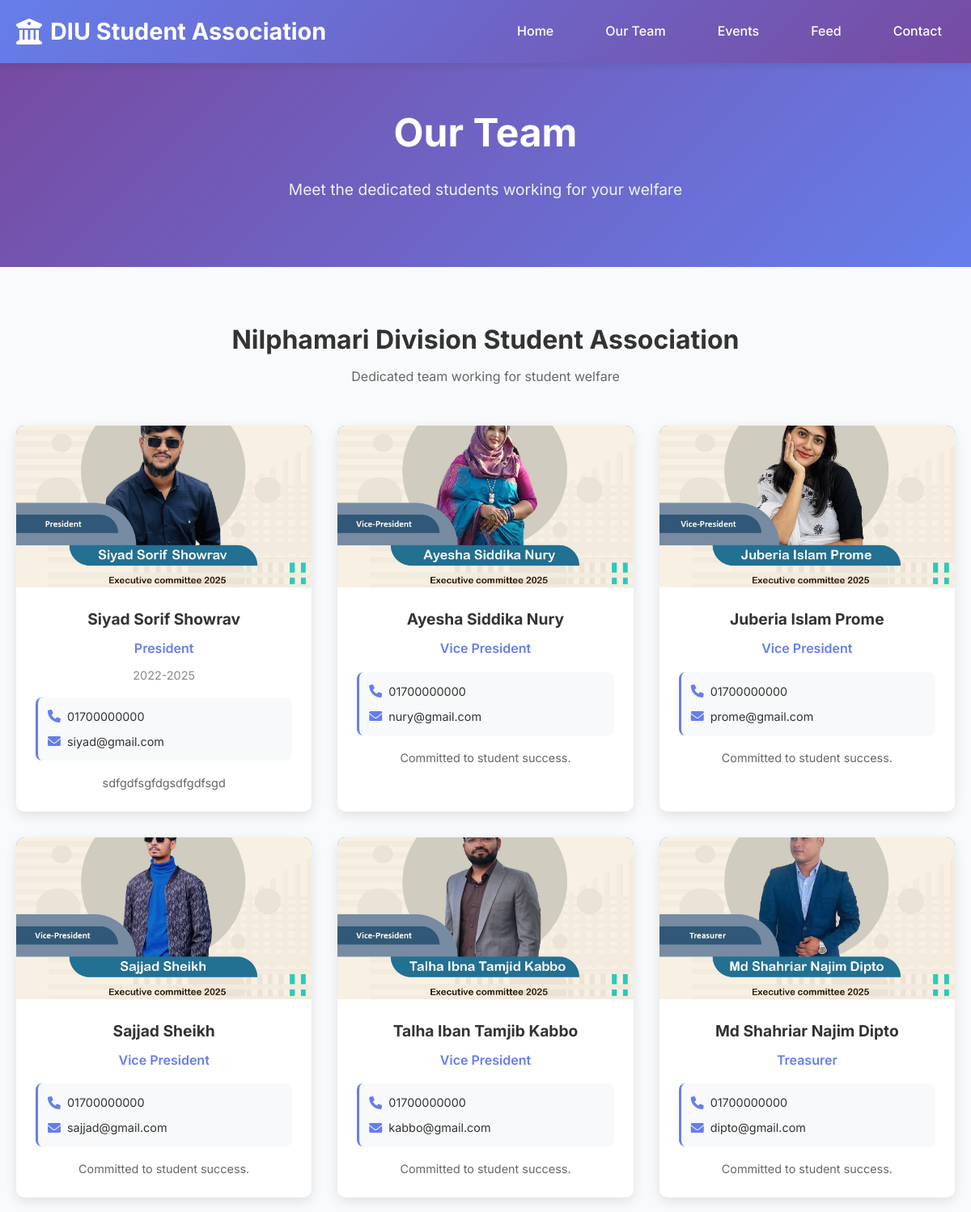
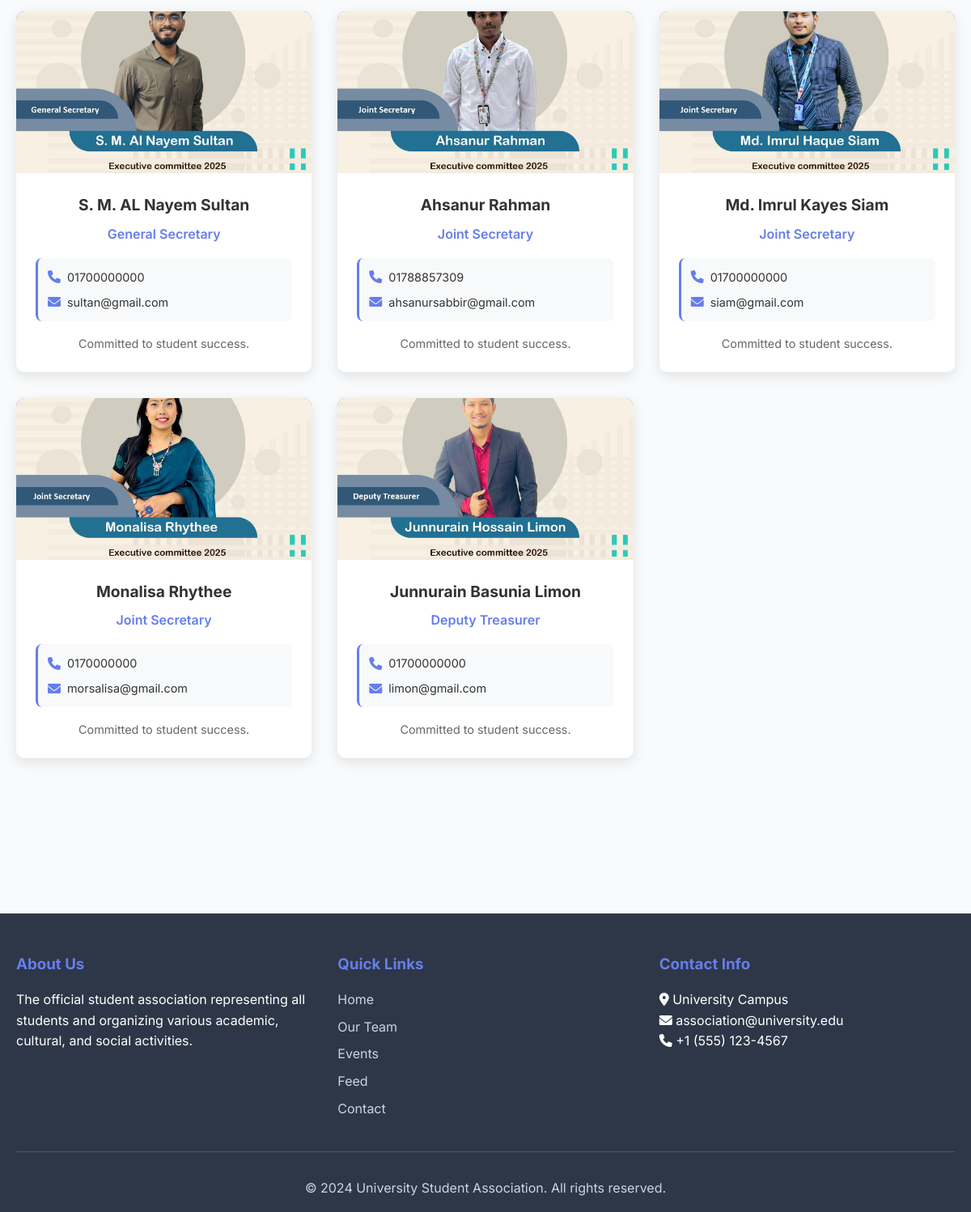
The page /members/ on the database its author committed (2 pictures, top to bottom).
### members/models.py (models this page shows, shortened)
class Division(models.Model):
    name = models.CharField(max_length=100)
    description = models.TextField(blank=True)
    priority = models.IntegerField(default=0, help_text="Higher number means higher priority")
    created_at = models.DateTimeField(auto_now_add=True)
    class Meta:
        ordering = ['-priority', 'name']

class Member(models.Model):
    name = models.CharField(max_length=100)
    position = models.ForeignKey(Position, on_delete=models.CASCADE, related_name='members')
    email = models.EmailField(blank=True)
    phone = models.CharField(max_length=20, blank=True)
    image = models.ImageField(upload_to='members/', blank=True, null=True)
    bio = models.TextField(blank=True)
    academic_year = models.CharField(max_length=50, blank=True)
    is_active = models.BooleanField(default=True)
    display_order = models.IntegerField(default=0)
    created_at = models.DateTimeField(auto_now_add=True)
    class Meta:
        ordering = ['position__division__priority', '-position__hierarchy_order', '-display_order', 'name']

class Position(models.Model):
    POSITION_PRIORITY = {
        'President': 100,
        'Vice President': 90,
        'General Secretary': 80,
        'Secretary': 80,
        'Joint Secretary': 70,
        'Deputy Secretary': 70,
        'Treasurer': 85,
        'Deputy Treasurer': 75,
        'Office Secretary': 60,
        'Deputy Office Secretary': 50,
        'Management Secretary': 65,
        'Deputy Management Secretary': 55,
        'Event Management Secretary': 40,
        'Organizing Secretary': 35,
        'Deputy Organizing Secretary': 30,
        'Communications Secretary': 45,
        'Deputy Communication Secretary': 35,
        'Public Relations Secretary': 40,
        'Praise and Public Relations Secretary': 40,
        'Deputy Public Relations Secretary': 30,
        'Creative Secretary': 25,
        'Creative Designer': 20,
        'Official Photographer': 15,
        'IT Secretary': 40,
        'Deputy IT Secretary': 30,
        'Cultural Secretary': 35,
        'Deputy Cultural Secretary': 25,
        'Sports Secretary': 30,
        'Women\'s welfare Secretary': 35,
        'Deputy Women\'s welfare Secretary': 25,
    }
    name = models.CharField(max_length=100)
    division = models.ForeignKey(Division, on_delete=models.CASCADE, related_name='positions')
    hierarchy_order = models.IntegerField(default=0)
    class Meta:
        ordering = ['division__priority', '-hierarchy_order', 'name']

### members/views.py (the view)
# urls.py: path('members/', views.members_list, name='members'),
def members_list(request):
    divisions = Division.objects.prefetch_related('positions__members').all()
    context = {
        'divisions': divisions,
    }
    return render(request, 'members.html', context)

### templates/members.html (shortened to what this page needs)
{% extends 'base.html' %}
{% block content %}
    <section class="hero" style="padding: 3rem 0; background: linear-gradient(135deg, #764ba2 0%, #667eea 100%);">
        <div class="container">
            <h1>Our Team</h1>
            <p>Meet the dedicated students working for your welfare</p>
        </div>
    </section>
    <section id="all-members" style="padding: 4rem 0;">
        <div class="container">
            {% for division in divisions %}
            <div style="margin-bottom: 4rem;">
                <div style="text-align: center; margin-bottom: 3rem;">
                    <h2 style="font-size: 2rem; color: #333; margin-bottom: 0.5rem;">{{ division.name }} Division Student Association</h2>
                    <p style="color: #666;">{{ division.description|default:"Dedicated team working for student welfare" }}</p>
                </div>
                <div style="display: grid; grid-template-columns: repeat(auto-fit, minmax(280px, 1fr)); gap: 2rem;">
                    {% for position in division.positions.all %}
                        {% for member in position.members.all %}
                            {% if member.is_active %}
                            <div style="background: white; border-radius: 10px; overflow: hidden; box-shadow: 0 5px 15px rgba(0,0,0,0.1); text-align: center; transition: transform 0.3s ease;">
                                <div style="width: 100%; height: 200px; background: #667eea; display: flex; align-items: center; justify-content: center; color: white; font-size: 3rem;">
                                    {% if member.image %}
                                        <img src="{{ member.image.url }}" alt="{{ member.name }}" style="width: 100%; height: 100%; object-fit: cover;">
                                    {% else %}
                                        <i class="fas fa-user"></i>
                                    {% endif %}
                                </div>
                                <div style="padding: 1.5rem;">
                                    <h4 style="color: #333; margin-bottom: 0.5rem; font-size: 1.2rem;">{{ member.name }}</h4>
                                    <div style="color: #667eea; font-weight: 600; margin-bottom: 0.5rem;">{{ position.name }}</div>
                                    {% if member.academic_year %}
                                    <div style="color: #888; font-size: 0.9rem; margin-bottom: 0.5rem;">
                                        {{ member.academic_year }}
                                    </div>
                                    {% endif %}
                                    {% if member.phone or member.email %}
                                    <div style="margin: 1rem 0; padding: 0.75rem; background: #f8f9fa; border-radius: 8px; border-left: 3px solid #667eea;">
                                        {% if member.phone %}
                                        <div style="display: flex; align-items: center; gap: 0.5rem; margin-bottom: 0.5rem; color: #333;">
                                            <i class="fas fa-phone" style="color: #667eea; width: 16px;"></i>
                                            <a href="tel:{{ member.phone }}" style="color: #333; text-decoration: none; font-size: 0.9rem;">{{ member.phone }}</a>
                                        </div>
                                        {% endif %}
                                        {% if member.email %}
                                        <div style="display: flex; align-items: center; gap: 0.5rem; color: #333;">
                                            <i class="fas fa-envelope" style="color: #667eea; width: 16px;"></i>
                                            <a href="mailto:{{ member.email }}" style="color: #333; text-decoration: none; font-size: 0.9rem;">{{ member.email }}</a>
                                        </div>
                                        {% endif %}
                                    </div>
                                    {% endif %}
                                    <p style="color: #666; font-size: 0.9rem;">{{ member.bio|default:"Committed to student success." }}</p>
                                </div>
                            </div>
                            {% endif %}
                        {% empty %}
                            {% if forloop.first %}
                            <div style="text-align: center; grid-column: 1 / -1; color: #666;">
                                <p>No members added to {{ division.name }} division yet.</p>
                            </div>
                            {% endif %}
                        {% endfor %}
                    {% endfor %}
                </div>
            </div>
            {% empty %}
            <div style="text-align: center;">
                <h2>No Divisions Added</h2>
                <p>Please add divisions and members through the admin panel.</p>
            </div>
            {% endfor %}
        </div>
    </section>
{% endblock %}

### templates/base.html (shortened to what this page needs)
<!DOCTYPE html>
<html lang="en">
<head>
    <link href="https://cdnjs.cloudflare.com/ajax/libs/font-awesome/6.0.0/css/all.min.css" rel="stylesheet">
</head>
<body>
    <header>
        <div class="container">
            <nav>
                <div class="logo">
                    <i class="fas fa-university"></i>
                    <span>DIU Student Association</span>
                </div>
                <ul class="nav-links">
                    <li><a href="/" onclick="closeMobileMenu()">Home</a></li>
                    <li><a href="/members/" onclick="closeMobileMenu()">Our Team</a></li>
                    <li><a href="/events/" onclick="closeMobileMenu()">Events</a></li>
                    <li><a href="/feed/" onclick="closeMobileMenu()">Feed</a></li>
                    <li><a href="/contact/" onclick="closeMobileMenu()">Contact</a></li>
                </ul>
            </nav>
        </div>
    </header>
    <main>
        {% block content %}
        {% endblock %}
    </main>
    <footer>
        <div class="container">
            <div class="footer-content">
                <div class="footer-section">
                    <h3>About Us</h3>
                    <p>The official student association representing all students and organizing various academic, cultural, and social activities.</p>
                </div>
                <div class="footer-section">
                    <h3>Quick Links</h3>
                    <ul>
                        <li><a href="/">Home</a></li>
                        <li><a href="/members/">Our Team</a></li>
                        <li><a href="/events/">Events</a></li>
                        <li><a href="/feed/">Feed</a></li>
                        <li><a href="/contact/">Contact</a></li>
                    </ul>
                </div>
                <div class="footer-section">
                    <h3>Contact Info</h3>
                    <p><i class="fas fa-map-marker-alt"></i> University Campus</p>
                    <p><i class="fas fa-envelope"></i> association@university.edu</p>
                    <p><i class="fas fa-phone"></i> +1 (555) 123-4567</p>
                </div>
            </div>
            <div class="footer-bottom">
                <p>&copy; 2024 University Student Association. All rights reserved.</p>
            </div>
        </div>
    </footer>
</body>
</html>

### templates/base.html (style rules this page uses)
* { margin: 0; padding: 0; box-sizing: border-box; }
body { font-family: 'Inter', sans-serif; line-height: 1.6; color: #333; background-color: #f8fafc; }
.container { max-width: 1200px; margin: 0 auto; padding: 0 20px; }
header { background: linear-gradient(135deg, #667eea 0%, #764ba2 100%); color: white; padding: 1rem 0; box-shadow: 0 2px 10px rgba(0,0,0,0.1); position: sticky; top: 0; z-index: 1000; }
nav { display: flex; justify-content: space-between; align-items: center; }
.logo { font-size: 1.8rem; font-weight: 700; display: flex; align-items: center; gap: 10px; }
.logo i { font-size: 2rem; }
.nav-links { display: flex; list-style: none; gap: 2rem; }
.nav-links a { color: white; text-decoration: none; font-weight: 500; transition: color 0.3s ease; padding: 0.5rem 1rem; border-radius: 5px; }
.hero { background: linear-gradient(135deg, #667eea 0%, #764ba2 100%); color: white; padding: 4rem 0; text-align: center; }
.hero h1 { font-size: 3rem; margin-bottom: 1rem; font-weight: 700; }
.hero p { font-size: 1.2rem; margin-bottom: 2rem; opacity: 0.9; }
footer { background: #2d3748; color: white; padding: 3rem 0 1rem; margin-top: 4rem; }
.footer-content { display: grid; grid-template-columns: repeat(auto-fit, minmax(250px, 1fr)); gap: 2rem; margin-bottom: 2rem; }
.footer-section h3 { margin-bottom: 1rem; color: #667eea; }
.footer-section ul { list-style: none; }
.footer-section ul li { margin-bottom: 0.5rem; }
.footer-section a { color: #cbd5e0; text-decoration: none; transition: color 0.3s ease; }
.footer-bottom { text-align: center; padding-top: 2rem; border-top: 1px solid #4a5568; color: #cbd5e0; }

### rows shown on the page
Division: name "Nilphamari", description "Dedicated team working for student welfare"
Position: name "President"
Member: image (picture), name "Siyad Sorif Showrav", academic_year "2022-2025", phone "01700000000", email "siyad@gmail.com", bio "sdfgdfsgfdgsdfgdfsgd"
Position: name "Vice President"
Member: image (picture), name "Ayesha Siddika Nury", phone "01700000000", email "nury@gmail.com", bio "Committed to student success."
Member: image (picture), name "Juberia Islam Prome", phone "01700000000", email "prome@gmail.com", bio "Committed to student success."
Member: image (picture), name "Sajjad Sheikh", phone "01700000000", email "sajjad@gmail.com", bio "Committed to student success."
Member: image (picture), name "Talha Iban Tamjib Kabbo", phone "01700000000", email "kabbo@gmail.com", bio "Committed to student success."
Position: name "Treasurer"
Member: image (picture), name "Md Shahriar Najim Dipto", phone "01700000000", email "dipto@gmail.com", bio "Committed to student success."
Position: name "General Secretary"
Member: image (picture), name "S. M. AL Nayem Sultan", phone "01700000000", email "sultan@gmail.com", bio "Committed to student success."
Position: name "Joint Secretary"
Member: image (picture), name "Ahsanur Rahman", phone "01788857309", email "ahsanursabbir@gmail.com", bio "Committed to student success."
Member: image (picture), name "Md. Imrul Kayes Siam", phone "01700000000", email "siam@gmail.com", bio "Committed to student success."
Member: image (picture), name "Monalisa Rhythee", phone "0170000000", email "morsalisa@gmail.com", bio "Committed to student success."
Position: name "Deputy Treasurer"
Member: image (picture), name "Junnurain Basunia Limon", phone "01700000000", email "limon@gmail.com", bio "Committed to student success."
